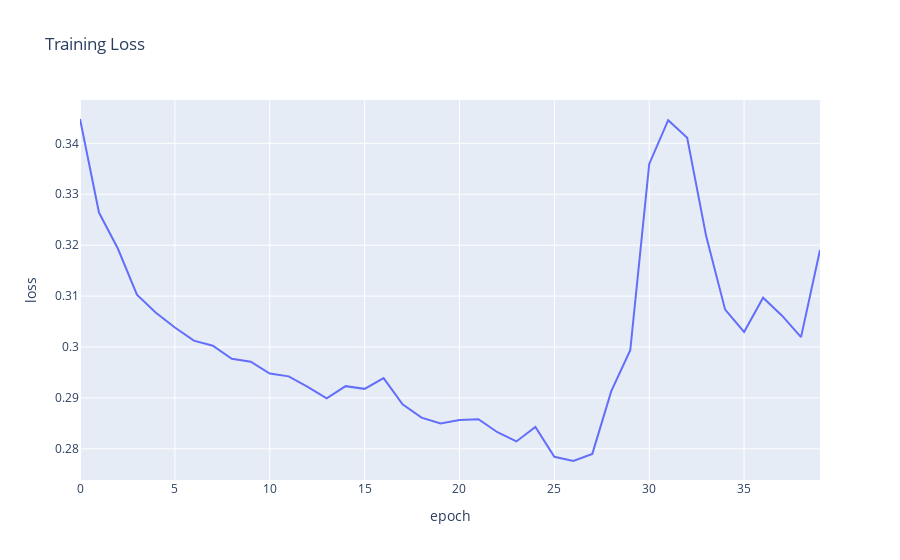
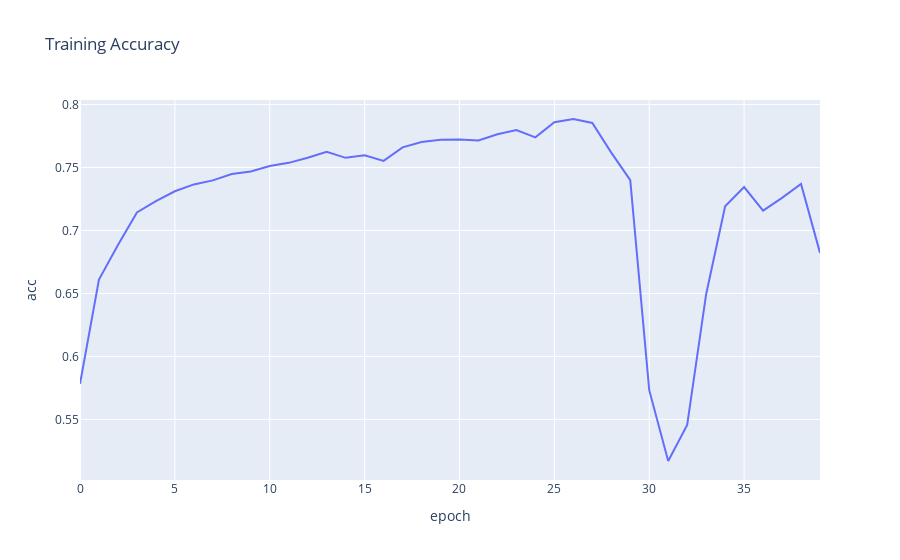
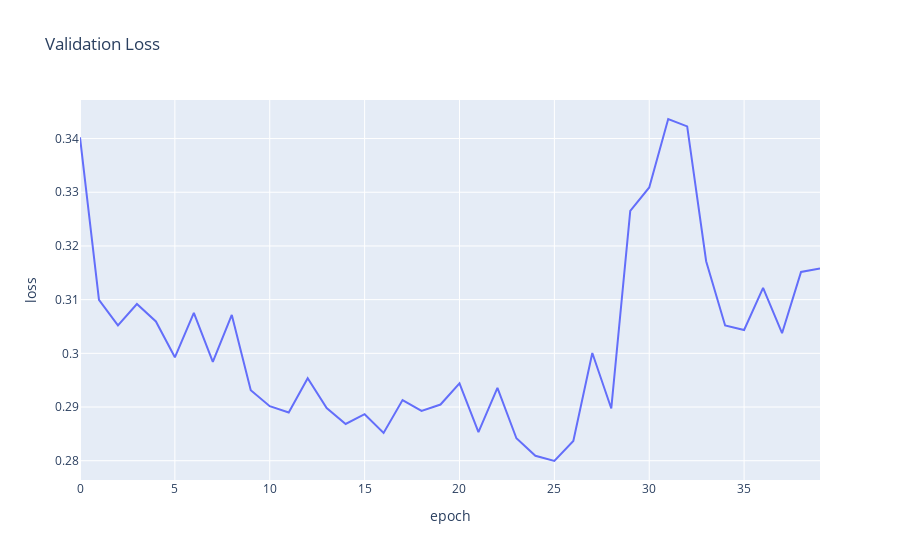
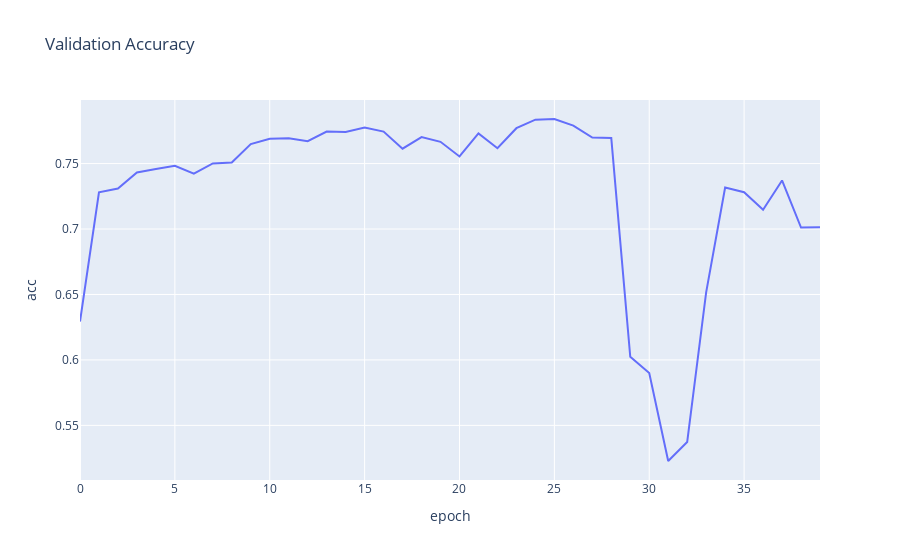

The code cell stored with these charts, in order, in its notebook:
### Code cell
show_graph(training_log, metric='loss', title='Training Loss')
show_graph(training_log, metric='acc', title='Training Accuracy')
show_graph(validation_log, metric='loss', title='Validation Loss')
show_graph(validation_log, metric='acc', title='Validation Accuracy')
show_graph(testing_log, metric='loss', title='Test Loss')

show_graph(testing_log, metric='acc', title='Test Accuracy')

### Figure 1 — Plotly figure (JSON) as saved in the notebook; plotly's stock layout.template omitted (floating-point values rounded to 4 significant figures)
{"data": [{"hovertemplate": "epoch=%{x}<br>loss=%{y}<extra></extra>", "legendgroup": "", "line": {"color": "#636efa", "dash": "solid"}, "marker": {"symbol": "circle"}, "mode": "lines", "name": "", "orientation": "v", "showlegend": false, "x": [0, 1, 2, 3, 4, 5, 6, 7, 8, 9, 10, 11, 12, 13, 14, 15, 16, 17, 18, 19, 20, 21, 22, 23, 24, 25, 26, 27, 28, 29, 30, 31, 32, 33, 34, 35, 36, 37, 38, 39], "xaxis": "x", "y": [0.3448, 0.3264, 0.3193, 0.3103, 0.3067, 0.3038, 0.3012, 0.3002, 0.2977, 0.2971, 0.2948, 0.2942, 0.2922, 0.2899, 0.2923, 0.2918, 0.2939, 0.2888, 0.2861, 0.285, 0.2857, 0.2858, 0.2833, 0.2815, 0.2843, 0.2784, 0.2776, 0.279, 0.2913, 0.2994, 0.3359, 0.3445, 0.3411, 0.3218, 0.3073, 0.303, 0.3097, 0.3062, 0.3019, 0.319], "yaxis": "y", "type": "scatter"}], "layout": {"xaxis": {"anchor": "y", "domain": [0.0, 1.0], "title": {"text": "epoch"}}, "yaxis": {"anchor": "x", "domain": [0.0, 1.0], "title": {"text": "loss"}}, "legend": {"tracegroupgap": 0}, "title": {"text": "Training Loss"}}}

### Figure 2 — Plotly figure (JSON) as saved in the notebook; plotly's stock layout.template omitted (floating-point values rounded to 4 significant figures)
{"data": [{"hovertemplate": "epoch=%{x}<br>acc=%{y}<extra></extra>", "legendgroup": "", "line": {"color": "#636efa", "dash": "solid"}, "marker": {"symbol": "circle"}, "mode": "lines", "name": "", "orientation": "v", "showlegend": false, "x": [0, 1, 2, 3, 4, 5, 6, 7, 8, 9, 10, 11, 12, 13, 14, 15, 16, 17, 18, 19, 20, 21, 22, 23, 24, 25, 26, 27, 28, 29, 30, 31, 32, 33, 34, 35, 36, 37, 38, 39], "xaxis": "x", "y": [0.5782, 0.6611, 0.6884, 0.7143, 0.7234, 0.7311, 0.7366, 0.7398, 0.7448, 0.7469, 0.7512, 0.7537, 0.7577, 0.7624, 0.7577, 0.7597, 0.7553, 0.766, 0.7703, 0.772, 0.7723, 0.7715, 0.7764, 0.7797, 0.7739, 0.786, 0.7885, 0.7854, 0.7618, 0.74, 0.5732, 0.5169, 0.5455, 0.6494, 0.7193, 0.7345, 0.7157, 0.7259, 0.7369, 0.6822], "yaxis": "y", "type": "scatter"}], "layout": {"xaxis": {"anchor": "y", "domain": [0.0, 1.0], "title": {"text": "epoch"}}, "yaxis": {"anchor": "x", "domain": [0.0, 1.0], "title": {"text": "acc"}}, "legend": {"tracegroupgap": 0}, "title": {"text": "Training Accuracy"}}}

### Figure 3 — Plotly figure (JSON) as saved in the notebook; plotly's stock layout.template omitted (floating-point values rounded to 4 significant figures)
{"data": [{"hovertemplate": "epoch=%{x}<br>loss=%{y}<extra></extra>", "legendgroup": "", "line": {"color": "#636efa", "dash": "solid"}, "marker": {"symbol": "circle"}, "mode": "lines", "name": "", "orientation": "v", "showlegend": false, "x": [0, 1, 2, 3, 4, 5, 6, 7, 8, 9, 10, 11, 12, 13, 14, 15, 16, 17, 18, 19, 20, 21, 22, 23, 24, 25, 26, 27, 28, 29, 30, 31, 32, 33, 34, 35, 36, 37, 38, 39], "xaxis": "x", "y": [0.3402, 0.31, 0.3052, 0.3092, 0.3059, 0.2993, 0.3075, 0.2984, 0.3072, 0.2931, 0.2902, 0.289, 0.2954, 0.2898, 0.2868, 0.2887, 0.2852, 0.2913, 0.2893, 0.2905, 0.2944, 0.2853, 0.2936, 0.2842, 0.2809, 0.28, 0.2837, 0.3001, 0.2897, 0.3265, 0.3309, 0.3436, 0.3423, 0.3172, 0.3052, 0.3043, 0.3122, 0.3037, 0.3152, 0.3158], "yaxis": "y", "type": "scatter"}], "layout": {"xaxis": {"anchor": "y", "domain": [0.0, 1.0], "title": {"text": "epoch"}}, "yaxis": {"anchor": "x", "domain": [0.0, 1.0], "title": {"text": "loss"}}, "legend": {"tracegroupgap": 0}, "title": {"text": "Validation Loss"}}}

### Figure 4 — Plotly figure (JSON) as saved in the notebook; plotly's stock layout.template omitted (floating-point values rounded to 4 significant figures)
{"data": [{"hovertemplate": "epoch=%{x}<br>acc=%{y}<extra></extra>", "legendgroup": "", "line": {"color": "#636efa", "dash": "solid"}, "marker": {"symbol": "circle"}, "mode": "lines", "name": "", "orientation": "v", "showlegend": false, "x": [0, 1, 2, 3, 4, 5, 6, 7, 8, 9, 10, 11, 12, 13, 14, 15, 16, 17, 18, 19, 20, 21, 22, 23, 24, 25, 26, 27, 28, 29, 30, 31, 32, 33, 34, 35, 36, 37, 38, 39], "xaxis": "x", "y": [0.6293, 0.7281, 0.731, 0.7433, 0.7458, 0.7483, 0.7423, 0.7501, 0.7508, 0.7649, 0.769, 0.7693, 0.7671, 0.7745, 0.7741, 0.7775, 0.7745, 0.7614, 0.7702, 0.7666, 0.7555, 0.7731, 0.7617, 0.777, 0.7836, 0.7841, 0.779, 0.7699, 0.7695, 0.6023, 0.59, 0.5228, 0.5373, 0.6517, 0.7317, 0.7282, 0.7147, 0.7371, 0.7011, 0.7015], "yaxis": "y", "type": "scatter"}], "layout": {"xaxis": {"anchor": "y", "domain": [0.0, 1.0], "title": {"text": "epoch"}}, "yaxis": {"anchor": "x", "domain": [0.0, 1.0], "title": {"text": "acc"}}, "legend": {"tracegroupgap": 0}, "title": {"text": "Validation Accuracy"}}}
